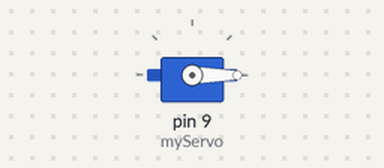
The sketch below on a simulated Arduino Uno, built with avr-gcc and run on an emulated ATmega328P. Parts: servo.

Above: at 0.05 s.
At 0.6 s:
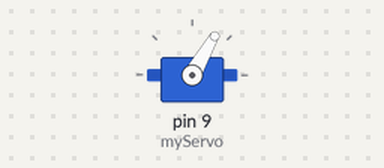
At 0.9 s:
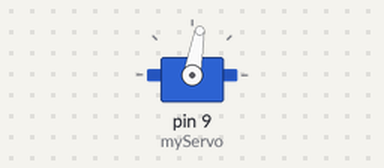
At 1.2 s:
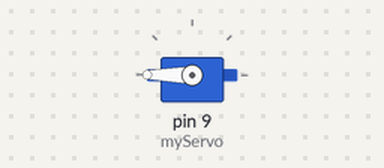
Timing chart, 0 to 3.0 s (numbered marks = the images above):
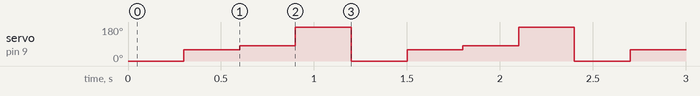

Measured:
- by itself, servo on pin 9 (myServo): repeats every 1.2 s: 80° 0.30 s, 180° 0.30 s, 0° 0.30 s, 60° 0.30 s

The sketch:

servo_motor.ino
```cpp
//install servo library
// say tools -> manage libraries -> search servo
#include <Servo.h>
Servo myServo;
void setup() {
  // put your setup code here, to run once:
myServo.attach(9);//the digial pin that is connectd to the orange yellow
myServo.write(90);// set to the middle
//range is 0-180
}

void loop() {
  // put your main code here, to run repeatedly:
myServo.write(0);
delay(300);
myServo.write(60);
delay(300);
myServo.write(80);
delay(300);
myServo.write(180);
delay(300);

}
```
